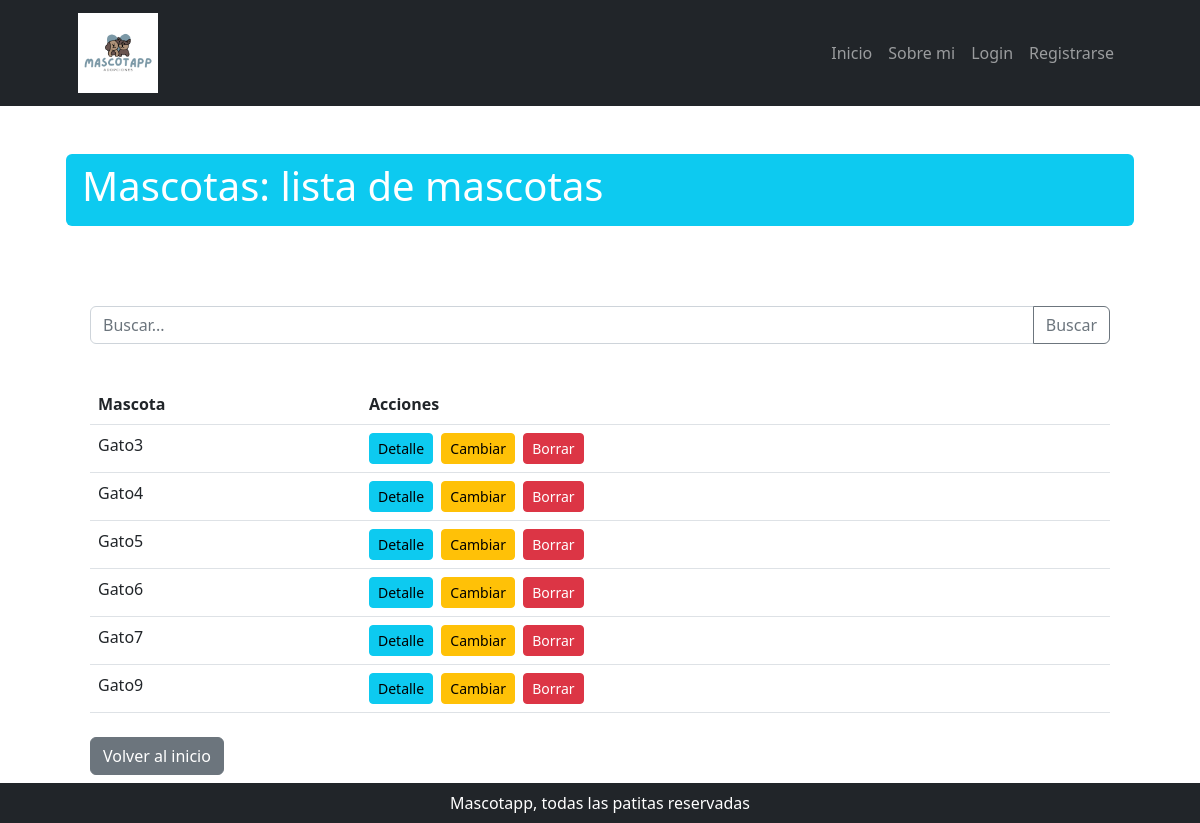
Page /mascota/lista/ on the earlier database version.
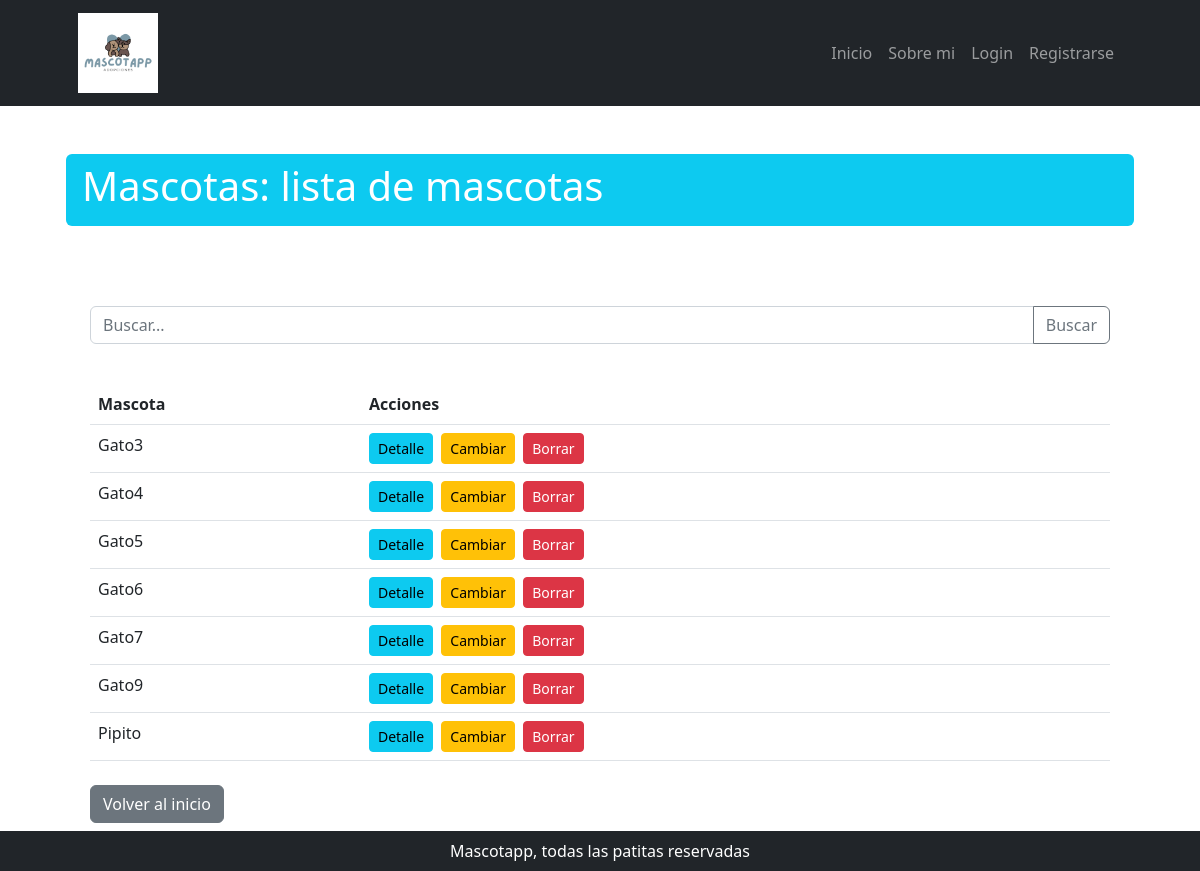
Same page on the later database version.
### mascota/models.py (models this page shows, shortened)
class Mascota(models.Model):
    categoria_id = models.ForeignKey(
        MascotaCategoria, null = True, blank = True, on_delete = models.SET_NULL, verbose_name = "categoría de mascota"
    )
    adoptada            = models.BooleanField(default=False)
    nombre              = models.CharField(max_length=100)
    especie             = models.CharField(max_length=100)
    tamano              = models.CharField(max_length=100)
    edad                = models.IntegerField()
    descripcion         = models.TextField(null=True, blank=True, verbose_name="descripción")
    fecha_actualizacion = models.DateField(
        null = True, blank = True, default = timezone.now, editable = False, verbose_name = "fecha de actualización"
    )
    class Meta:
        verbose_name = "mascota"
        verbose_name_plural = "mascotas"

### mascota/views.py (the view)
# urls.py: path("lista/", MascotaList.as_view(), name="mascota_list"),
class MascotaList(ListView):
    model = Mascota
    template_name = 'mascota/mascota_list.html'
    context_object_name = 'mascotas'
    def get_queryset(self):
        QuerySet = super().get_queryset()
        nombre = self.request.GET.get('consulta', None)
        if nombre:
            QuerySet = QuerySet.filter(nombre__icontains = nombre)
        return QuerySet

### mascota/templates/mascota/mascota_list.html
{% extends 'core/base.html' %}
{% block titulo %}
Mascotas: lista de mascotas
{% endblock titulo %}
{% block contenido %}
<section class="container my-5">
    <section class="py-4">
        <form class="input-group mb-3" action="{% url 'mascota:mascota_list' %}" method="get">
            <input type="text" class="form-control" name="consulta" placeholder="Buscar..." aria-label="Buscar">
            <button class="btn btn-outline-secondary" type="submit" id="button-addon2">Buscar</button>
        </form>
    </section>
    {%if not object_list%}
        <p>No tenemos mascotas en adopción actualmente! 🥳</p>
    {%else%}
    <table class="table table-hover">
        <thead>
            <tr>
                <th scope="col">Mascota</th>
                <th scope="col">Acciones</th>
            </tr>
        </thead>
        <tbody>
            {% for mascota in object_list %}
            <tr>
                <td>{{ mascota.nombre }}</td>
                <td>
                    <a class="btn btn-info btn-sm me-1"
                        href="{% url 'mascota:detalle_mascota' mascota.id %}">Detalle</a>
                    <a class="btn btn-warning btn-sm me-1"
                        href="{% url 'mascota:actualizar_mascota' mascota.id %}">Cambiar</a>
                    <a class="btn btn-danger btn-sm" href="{% url 'mascota:mascota_confirm_delete' mascota.id %}">Borrar</a>
                </td>
            </tr>
            {% endfor %}
        </tbody>
    </table>
    {%endif%}
    <section class="mt-4">
        <a class="btn btn-secondary" href="{% url 'core:home' %}" role="button">Volver al inicio</a>
    </section>
</section>
{% endblock contenido %}

Differences in the rows shown:
added Mascota: nombre "Pipito"
